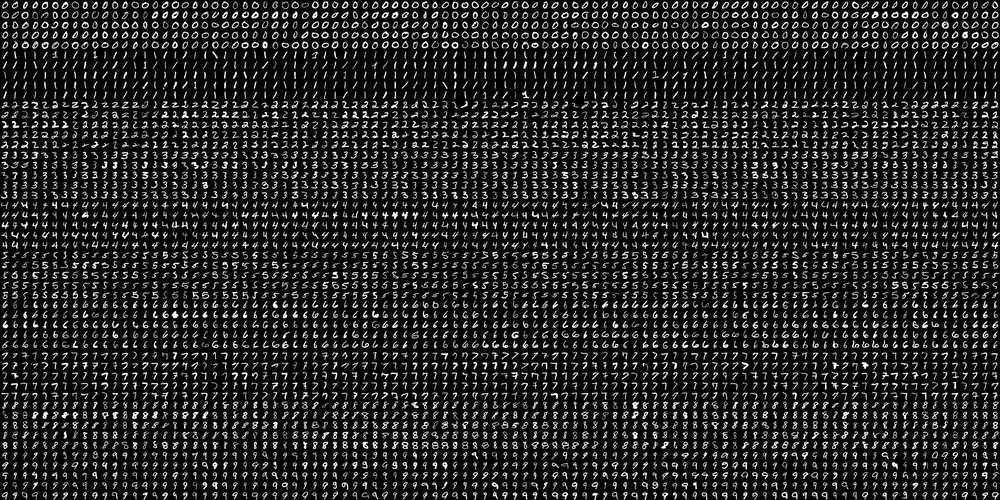
#> input picture Lecture 11 - Gaussian Mixture Model, Object detection/digits.png, 1000 x 500 px, shrunk from 2000 x 1000 before the run
$ jupyter execute --allow-errors 'Digits classification using HOG and SVM.ipynb'   (shell and % lines are left out)
#> lines starting #> are read from the running program, lines starting #| are printed output that depends on the picture
# Digits classification using HOG and SVM

[cell 1]
import cv2
import numpy as np
import matplotlib.pyplot as plt

# Read digits images
original_img = cv2.imread('digits.png',0)
#> original_img is the input picture: shape (500, 1000); min 0, max 255, mean 36.1
num_classes = 10
digit_size = 20               # Number of rows and columns of each digit
num_digits_per_class = 500

num_rows, num_cols = original_img.shape
#> num_rows = 500; num_cols = 1000
num_digits_per_row = int(num_rows/digit_size)
#> num_digits_per_row = 25
num_digits_per_column = int(num_cols/digit_size)
#> num_digits_per_column = 50

# Get digits images from original image containing all digits
all_digit_images = []
for i in range(num_digits_per_row):
    for j in range(num_digits_per_column):
        digit_img = original_img[i*digit_size:(i+1)*digit_size, j*digit_size:(j+1)*digit_size]
        all_digit_images.append(digit_img)
#> after the loop, all_digit_images = 1250 items

# Show some digits
k = 0
plt.figure(figsize=(12,10))
#> (the rest of this cell did not finish here and is left out)

[cell 2]
# Split dataset into training and testing
train_imgs = []
test_imgs = []
for i in range(num_classes):
    split_amount = int(num_digits_per_class/2)
    class_images = all_digit_images[i*num_digits_per_class:(i+1)*num_digits_per_class]
    train_imgs.extend(class_images[:num_digits_per_class//2])
    test_imgs.extend(class_images[num_digits_per_class//2:])
#> after the loop, test_imgs = 500 items; train_imgs = 750 items

[cell 3]
# Create and compute HOG descriptor
winSize = (20,20)
blockSize = (10,10)
blockStride = (5,5)
cellSize = (5,5)
nbins = 9
hog = cv2.HOGDescriptor(winSize,blockSize,blockStride,cellSize,nbins)

hog_data = [hog.compute(img) for img in train_imgs]
#> hog_data = 750 items
train_data = np.float32(hog_data).reshape(-1,len(hog_data[0]))
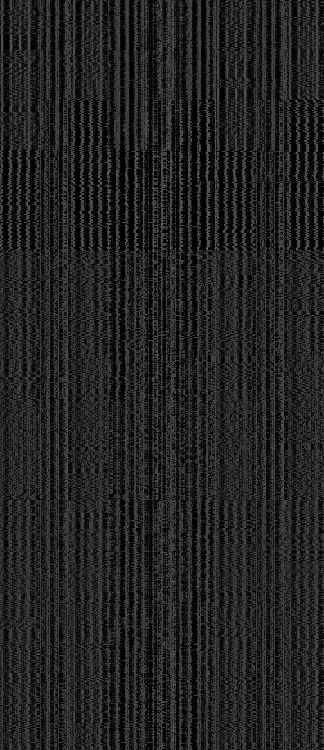
#> train_data: shape (750, 324) float32; min 0, max 0.434, mean 0.136
#> (the rest of this cell did not finish here and is left out)
